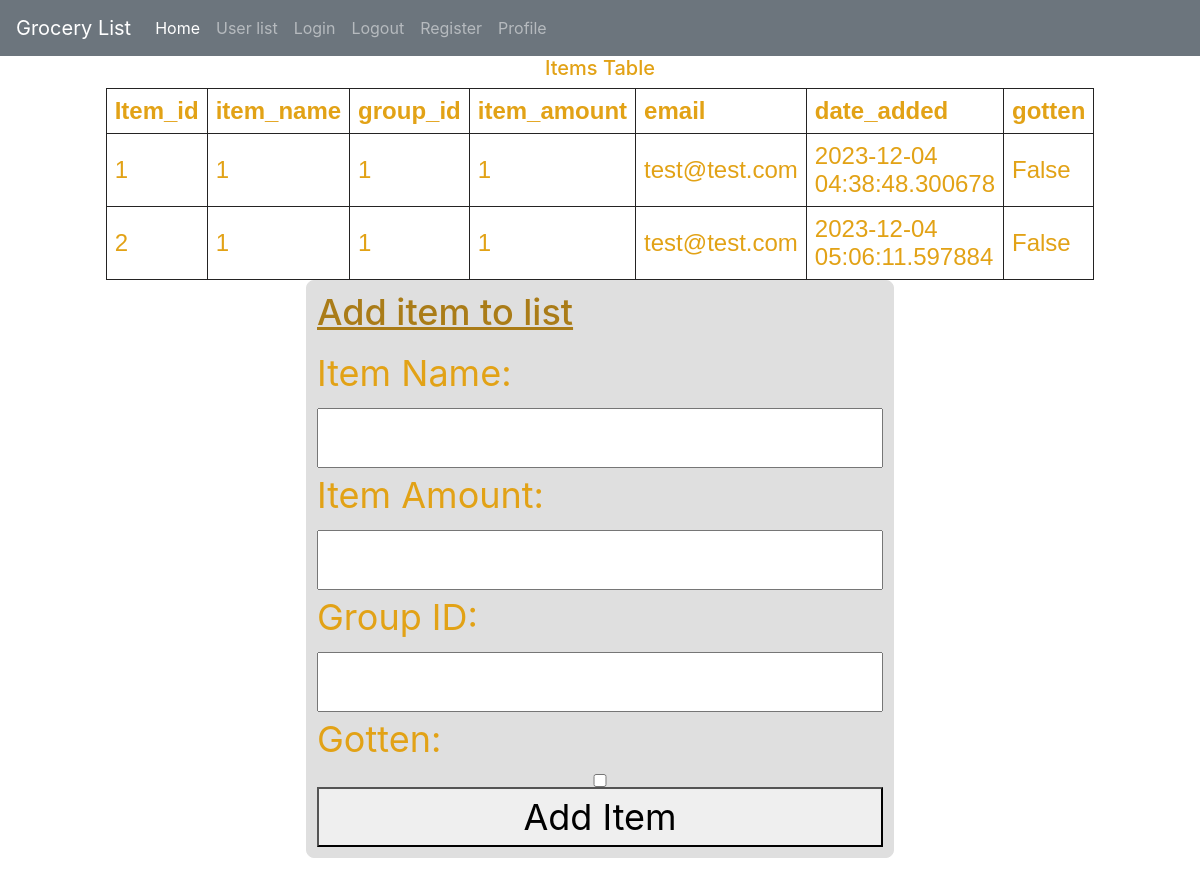
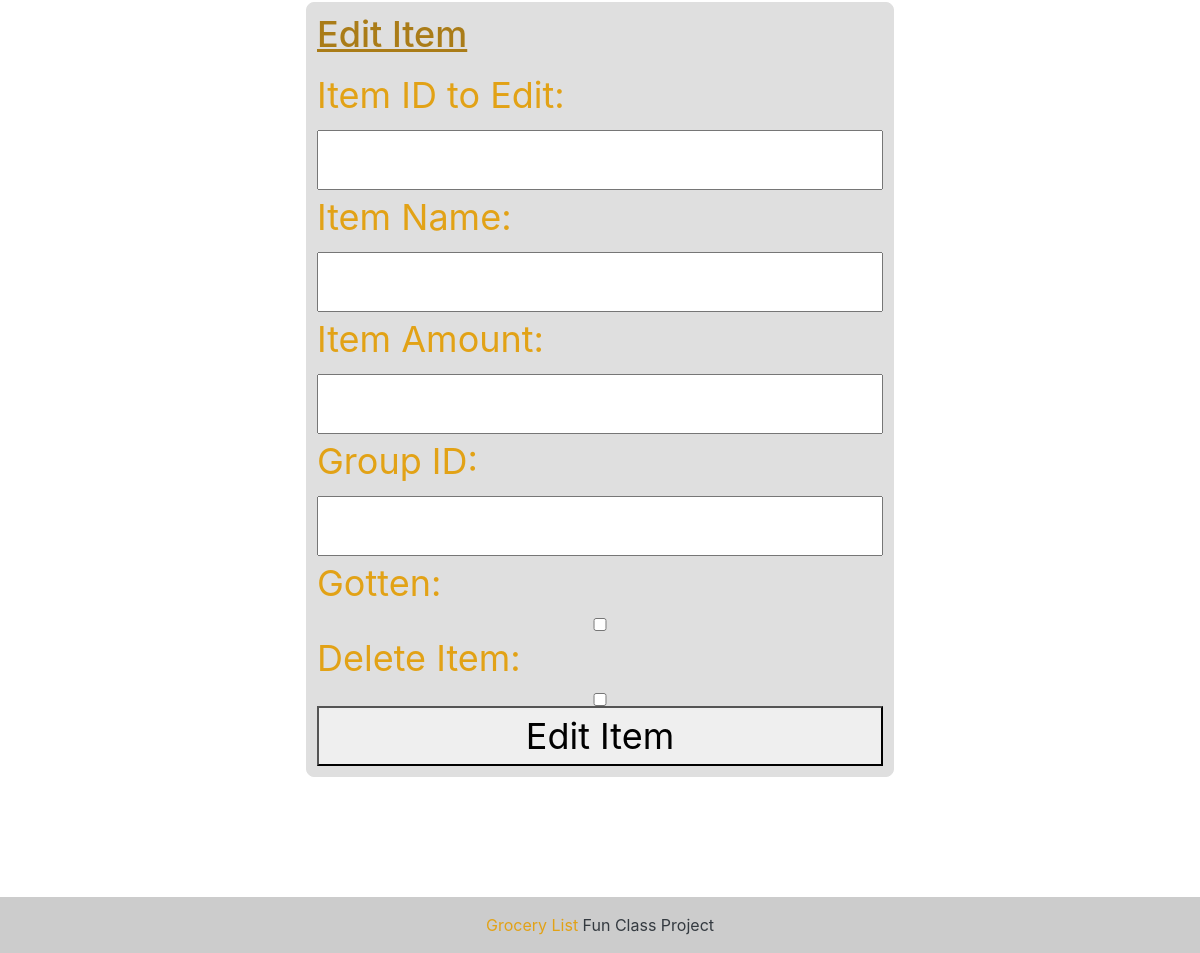
Page /user_list (signed in) on the committed database (2 pictures, top to bottom).
### app.py (models this page shows, shortened)
class G_list(db.Model):
    id = db.Column("id", db.Integer, primary_key=True)
    email = db.Column(db.String(100), db.ForeignKey('users.email'), nullable=False)
    item_name = db.Column(db.String(100))
    item_amount = db.Column(db.Integer)
    gotten = db.Column(db.Boolean(100))
    date_added = db.Column(db.DateTime, default=datetime.utcnow)
    group_id = db.Column(db.Integer)

### app.py (the view)
@app.route("/user_list", methods=["POST", "GET"])
def user_list():
    if "email" in session:
        if request.method == "POST":
            email = session.get('email')
            found_user = users.query.filter_by(email = email).first()
            print(email)
            if 'item_name' in request.form:
                item_name = request.form["item_name"]
            if 'item_amount' in request.form:
                item_amount = request.form["item_amount"]
            else:
                item_amount = None
            if 'group_id' in request.form:
                group_id = request.form["group_id"]
            else:
                group_id = 0
            if request.form.get('gotten') == 'on':
                gotten = True
            else:
                gotten = False
            item = G_list(email, item_name, item_amount, gotten, group_id)
            db.session.add(item)
            db.session.commit()
            session_email = session.get('email')
            found_user = users.query.filter_by(email = session_email).first()
            f_name = found_user.first_name
            l_name = found_user.last_name
            print(session_email)
            data = G_list.query.filter_by(email = session_email).all()
            results_as_dicts = [data.__dict__ for data in data]
            print(results_as_dicts)
            data = [{key: value for key, value in item.items() if not key.startswith('_')} for item in results_as_dicts]
            print(data)
            return render_template('list.html', data=data)
        else:
            session_email = session.get('email')
            found_user = users.query.filter_by(email = session_email).first()
            f_name = found_user.first_name
            l_name = found_user.last_name
            print(session_email)
            data = G_list.query.filter_by(email = session_email).all()
            results_as_dicts = [data.__dict__ for data in data]
            print(results_as_dicts)
            data = [{key: value for key, value in item.items() if not key.startswith('_')} for item in results_as_dicts]
            return render_template('list.html', data=data)
        return render_template("user_list.html")
    else:
        flash("Please Login First")
        return redirect(url_for("login"))

### templates/list.html (shortened to what this page needs)
{% extends 'base.html' %}
{% block content1 %}
<h5>Items Table</h5>
    <table border="1">
        <thead>
            <tr>
                <th>Item_id</th>
                <th>item_name</th>
                <th>group_id</th>
                <th>item_amount</th>
                <th>email</th>
                <th>date_added</th>
                <th>gotten</th>
            </tr>
        </thead>
        <tbody>
            {% for item in data %}
                <tr>
                    <td>{{ item['id'] }}</td>
                    <td>{{ item['item_name'] }}</td>
                    <td>{{ item['group_id'] }}</td>
                    <td>{{ item['item_amount'] }}</td>
                    <td>{{ item['email'] }}</td>
                    <td>{{ item['date_added'] }}</td>
                    <td>{{ item['gotten'] }}</td>
                </tr>
            {% endfor %}
        </tbody>
    </table>
{% endblock %}
{% block content %}
<div class="form-container">
    <form action="/user_list" method="post">
        <h3>Add item to list</h3>
        <label for="item_name">Item Name:</label>
        <input type="text" id="item_name" name="item_name" required>
        <label for="item_amount">Item Amount:</label>
        <input type="number" id="item_amount" name="item_amount">
        <label for="group_id">Group ID:</label>
        <input type="number" id="group_id" name="group_id">
        <label for="Gotten">Gotten:</label>
            <input type="checkbox" name="gotten">
        <button type="submit">Add Item</button>
    </form>
    <form action="/edit_item" method="post">
        <h3>Edit Item</h3>
        <label for="edit_item_id">Item ID to Edit:</label>
        <input type="number" id="edit_item_id" name="edit_item_id" required>
        <label for="edit_item_name">Item Name:</label>
        <input type="text" id="edit_item_name" name="edit_item_name">
        <label for="edit_item_amount">Item Amount:</label>
        <input type="number" id="edit_item_amount" name="edit_item_amount">
        <label for="edit_group_id">Group ID:</label>
        <input type="number" id="edit_group_id" name="edit_group_id">
        <label for="edit_Gotten">Gotten:</label>
        <input type="checkbox" name="edit_gotten">
        <label for="delete_item">Delete Item:</label>
        <input type="checkbox" name="delete_item">
        <button type="submit">Edit Item</button>
    </form>
</div>
{% endblock %}

### templates/base.html (shortened to what this page needs)
<html>
    <head>
        <link rel="stylesheet" href="https://stackpath.bootstrapcdn.com/bootstrap/4.3.1/css/bootstrap.min.css">
        <link rel="stylesheet" type="text/css" href="{{ url_for('static', filename='styles/style.css')}}">
    </head>
    <body>
        <nav class="navbar navbar-expand-lg navbar-dark bg-secondary">
            <a class="navbar-brand" href="home">Grocery List</a>
             <div class="collapse navbar-collapse" id="navbarNav">
                 <ul class="navbar-nav">
                 <li class="nav-item active">
                         <a class="nav-link" href="home">Home <span class="sr-only">(current)</span></a>
            </li>
            <li class="nav-item">
                <a class="nav-link" href="user_list">User list</a>
            </li>
            <li class="nav-item">
                <a class="nav-link" href="login">Login</a>
            </li>
            <li class="nav-item">
                <a class="nav-link" href="logout">Logout</a>
            </li>
            <li class="nav-item">
                <a class="nav-link" href="register">Register</a>
            </li>
            <li class="nav-item">
                <a class="nav-link" href="profile">Profile</a>
            </li>
            </ul>
            </div>
        </nav>
        {% block content1 %}
        {% endblock %}
        {% block content %}
        {% endblock %}
    </body>
    <footer>
    <div class="text-center p-3" style="background-color: rgba(0, 0, 0, 0.2)">
        Grocery List
        <a class="text-dark" >Fun Class Project</a>
    </div>
    </footer>
</html>

### static/styles/style.css (style rules this page uses)
body { background-color: rgb(255, 255, 255); justify-content: center; align-items: center; min-height: 80vh; min-width: 80vh; color: rgb(226, 162, 22);; margin:0; min-height: 100vh; display: flex; flex-direction: column; }
nav { width: 100%; }
h3 { font-size: 3vw; margin-bottom: 1vw; color: rgb(170, 124, 24); text-decoration: underline; }
form { display: flex; flex-direction: column; align-items:stretch; margin-bottom: 3vw; font-size: 3vw; min-width: 30vw; max-width: 80vw; width: auto; padding: 20px; box-sizing: border-box; border: 1px solid #dfdfdf; border-radius: 8px; background-color: #dfdfdf; margin-left: auto; margin-right: auto; margin-bottom: 20px; padding: 10px; }
table { font-family: 'Arial', sans-serif; border-collapse: collapse; width: auto; font-size: 2vw; max-width: 100vh; }
th, td { border: 1px solid #242323; text-align: left; padding: 8px; }
footer { width: 100%; padding-top: 20px; padding-top: 100px; text-align: center; }

### rows in the picture
G_list: id "1", item_name "1", group_id "1", item_amount "1", email "test@test.com", date_added "2023-12-04 04:38:48.300678", gotten "False"
G_list: id "2", item_name "1", group_id "1", item_amount "1", email "test@test.com", date_added "2023-12-04 05:06:11.597884", gotten "False"
